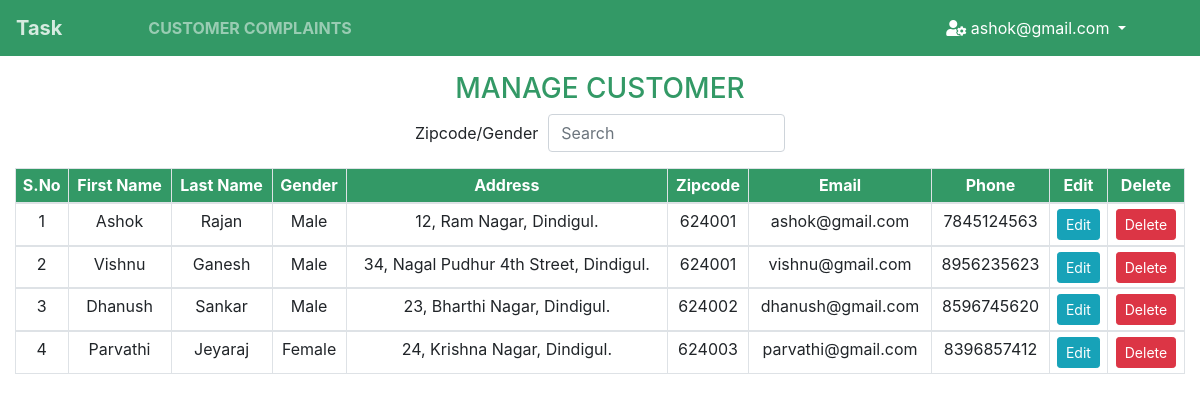
Page /managecustomer.php (signed in) on the committed database.
### tables this page shows
CREATE TABLE `customer` (
  `id` int(11) NOT NULL,
  `firstname` varchar(30) NOT NULL,
  `lastname` varchar(30) NOT NULL,
  `gender` varchar(10) NOT NULL,
  `address` text NOT NULL,
  `zipcode` int(11) NOT NULL,
  `email` varchar(30) NOT NULL,
  `mobile` varchar(15) NOT NULL
);

### managecustomer.php (the view, shortened to what this page needs)
<?php
	include "header.php";
	include "connect.php";
?>
	<h3 id="heading">MANAGE CUSTOMER</h3>
	<div class="row">
		<div class="col-md-4"></div>
		<div class="col-md-4">
			<div class="form-group row" style="text-align:center;">
				<label class="col-md-4 col-form-label">Zipcode/Gender</label>
				<div class="col-md-8">
					<input type="text" class="form-control" id="search" name="search" placeholder="Search">
				</div>
			</div>
		</div>
		<div class="col-md-4"></div>
	</div>
	<div class="table-responsive">
		<table class="table table-bordered table-sm">
			<thead class="thead">
				<tr>
					<th>S.No</th>
					<th>First Name</th>
					<th>Last Name</th>
					<th>Gender</th>
					<th>Address</th>
					<th>Zipcode</th>
					<th>Email</th>
					<th>Phone</th>
					<th>Edit</th>
					<th>Delete</th>
				</tr>
			</thead>
			<?php
				$result=mysql_query("select * from customer order by id",$con);
				for($i=1;$row=mysql_fetch_array($result);)
				{
			?>
			<tbody id="data">
				<tr>
					<td><?php echo $i++; ?></td>
					<td><?php echo $row["firstname"]; ?></td>
					<td><?php echo $row["lastname"]; ?></td>
					<td><?php echo $row["gender"]; ?></td>
					<td><?php echo $row["address"]; ?></td>
					<td><?php echo $row["zipcode"]; ?></td>
					<td><?php echo $row["email"]; ?></td>
					<td><?php echo $row["mobile"]; ?></td>
					<td><a class="btn btn-info btn-sm edit" myid="<?php echo $row["id"]; ?>" data-toggle="modal" data-target="#crudmodal">Edit</a></td>
					<td><a class="btn btn-danger btn-sm delete" did="<?php echo $row["id"]; ?>">Delete</a></td>
				</tr>
			</tbody>
			<?php
				}
			?>
		</table>
	</div>

### managecustomer.php (style rules this page uses)
#heading { color:#339966; text-align:center; }
.thead { background-color:#339966; color:#fff; text-align:center; }
#data { text-align:center; }

### rows in the picture
customer: firstname "Ashok", lastname "Rajan", gender "Male", address "12, Ram Nagar, Dindigul.", zipcode "624001", email "ashok@gmail.com", mobile "7845124563"
customer: firstname "Vishnu", lastname "Ganesh", gender "Male", address "34, Nagal Pudhur 4th Street, Dindigul.", zipcode "624001", email "vishnu@gmail.com", mobile "8956235623"
customer: firstname "Dhanush", lastname "Sankar", gender "Male", address "23, Bharthi Nagar, Dindigul.", zipcode "624002", email "dhanush@gmail.com", mobile "8596745620"
customer: firstname "Parvathi", lastname "Jeyaraj", gender "Female", address "24, Krishna Nagar, Dindigul.", zipcode "624003", email "parvathi@gmail.com", mobile "8396857412"

### other values in the picture
$_SESSION["name"] "ashok@gmail.com"
